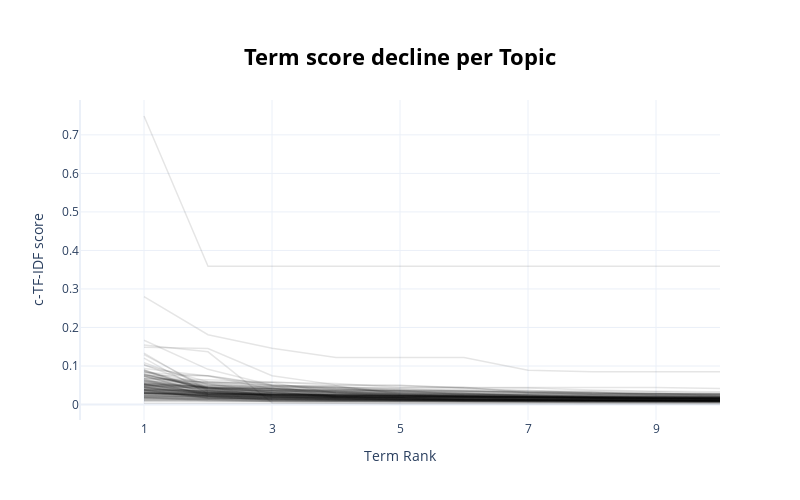

The notebook cell this image was saved under:
### Code cell
model.visualize_term_rank()
